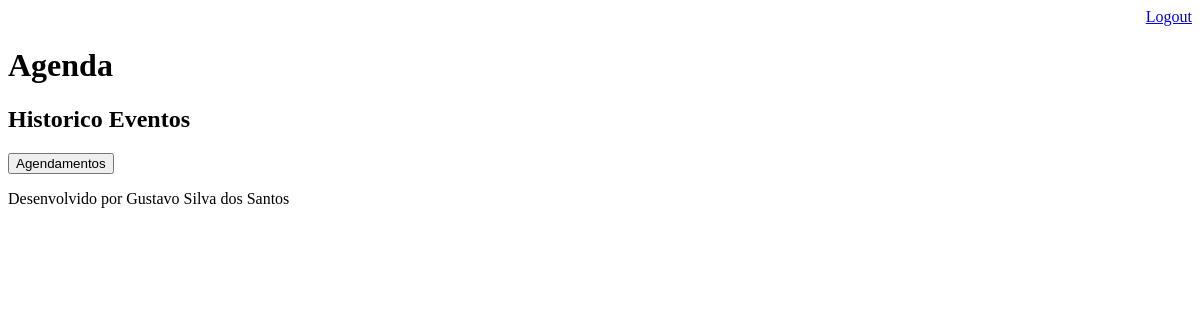
/historico/ (signed in), run on an earlier commit of the app's database.
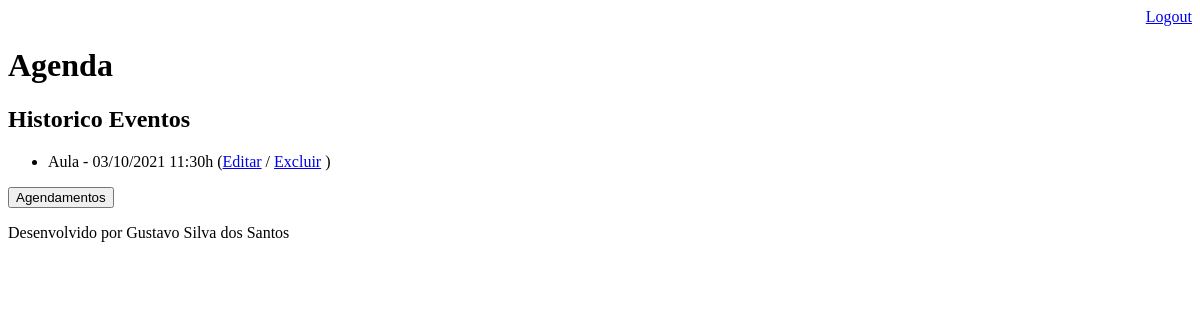
And on a later commit of the database.
### core/models.py (models this page shows, shortened)
class Evento(models.Model):
    titulo = models.CharField(max_length=100)
    descricao = models.TextField(blank=True, null=True)
    data_evento = models.DateTimeField(verbose_name='Data do Evento')
    data_criacao = models.DateTimeField(auto_now=True)
    usuario = models.ForeignKey(User, on_delete=models.CASCADE)
    local = models.CharField(max_length=100,blank=True, null=True)
    class Meta:
        db_table = 'evento'
    def get_data_evento(self):
        return self.data_evento.strftime('%d/%m/%Y %H:%Mh')

### core/views.py (the view)
# urls.py: path('historico/', views.historico_eventos),
@login_required(login_url="/login/")
def historico_eventos(request):
    usuario = request.user
    data_atual = datetime.now()
    evento = Evento.objects.filter(usuario=usuario,
                                   data_evento__lt=data_atual)
    dados = {'eventos':evento}
    return render(request,'historico.html', dados)

### templates/historico.html
{% extends "model-page.html" %}
{% block content %}
    <h2>Historico Eventos</h2>
    <ul style="font-size: 16px">
    {% for evento in eventos %}
        <li>{{evento.titulo}} - {{evento.get_data_evento}}
                (<a href="evento/?id={{evento.id}}">Editar</a>
                / <a href="evento/delete/{{ evento.id }}/">Excluir</a> )
        </li>
    {% endfor %}
    </ul>
    <a href="/">
        <button type="button">Agendamentos</button>
    </a>
{% endblock %}

What changed in the data, as far as the page shows it:
now on this page (row edited): Evento: titulo "Aula", get_data_evento "03/10/2021 11:30h"
